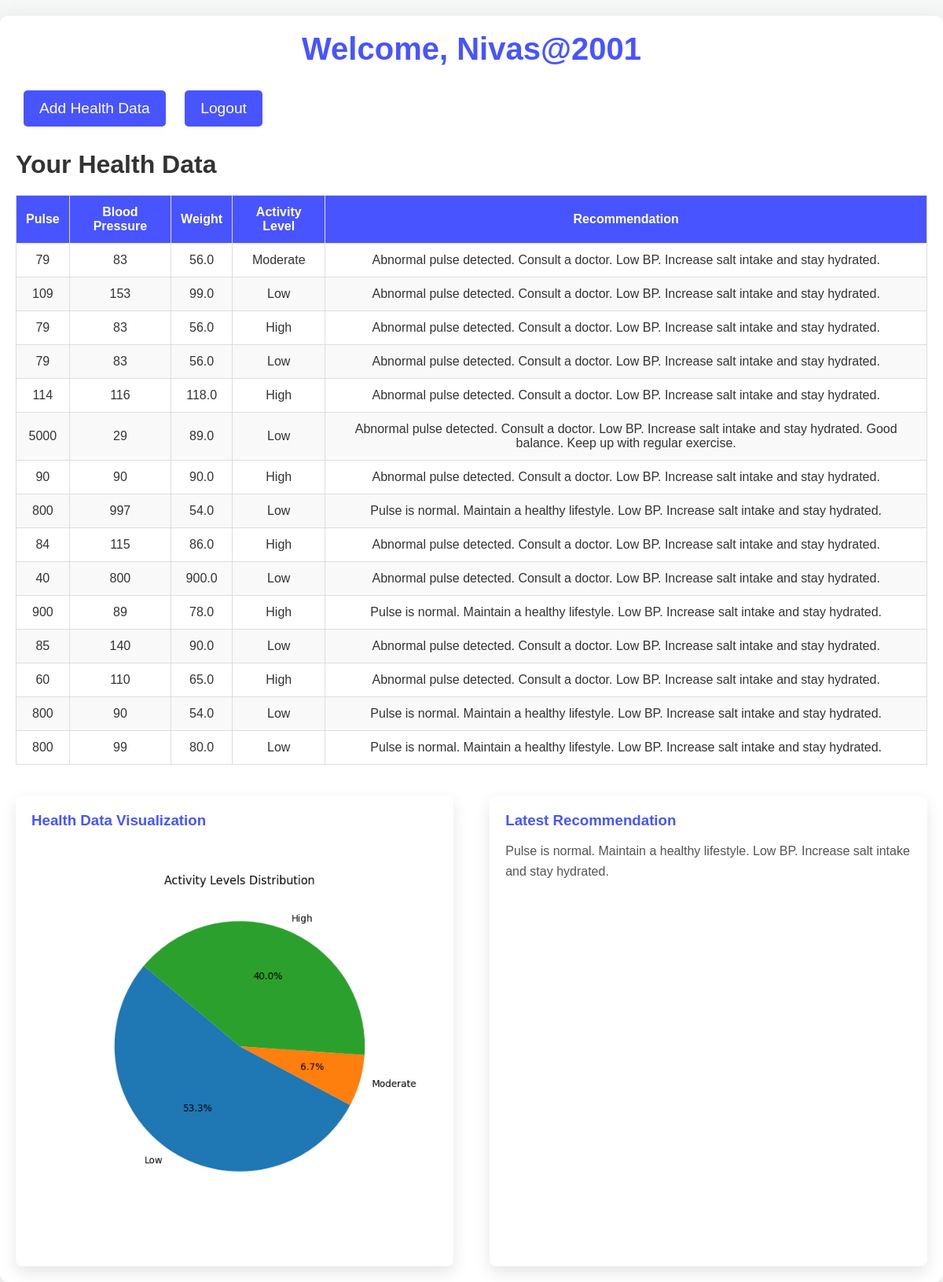
Page /dashboard (signed in) on the committed database.
### app.py (models this page shows)
class User(UserMixin, db.Model):
    id = db.Column(db.Integer, primary_key=True)
    username = db.Column(db.String(150), unique=True, nullable=False)
    password = db.Column(db.String(150), nullable=False)
    health_data = db.relationship('HealthData', back_populates='user')

class HealthData(db.Model):
    id = db.Column(db.Integer, primary_key=True)
    pulse = db.Column(db.Integer, nullable=False)
    blood_pressure = db.Column(db.String(50), nullable=False)
    weight = db.Column(db.Float, nullable=False)
    activity_level = db.Column(db.String(100), nullable=False)
    recommendation = db.Column(db.String(255), nullable=True)
    user_id = db.Column(db.Integer, db.ForeignKey('user.id'), nullable=False)
    user = db.relationship('User', back_populates="health_data")

### app.py (the view)
@app.route('/dashboard')
@login_required
def dashboard():
    health_data = HealthData.query.filter_by(user_id=current_user.id).all()
    latest_recommendation = health_data[-1].recommendation if health_data else "No recommendations yet."
    return render_template('dashboard.html', health_data=health_data, latest_recommendation=latest_recommendation)

### app.py (called while the page is built)
@login_manager.user_loader
def load_user(user_id):
    return db.session.get(User, int(user_id))

### templates/dashboard.html (shortened to what this page needs)
<!DOCTYPE html>
<html lang="en">
<head>
</head>
<body>
    <div class="container">
        <h1>Welcome, {{ current_user.username }}</h1>
        <a href="{{ url_for('add_data') }}" class="btn">Add Health Data</a>
        <a href="{{ url_for('logout') }}" class="btn">Logout</a>
        <h2>Your Health Data</h2>
        <table>
            <thead>
                <tr>
                    <th>Pulse</th>
                    <th>Blood Pressure</th>
                    <th>Weight</th>
                    <th>Activity Level</th>
                    <th>Recommendation</th>
                </tr>
            </thead>
            <tbody>
                {% for data in health_data %}
                <tr>
                    <td>{{ data.pulse }}</td>
                    <td>{{ data.blood_pressure }}</td>
                    <td>{{ data.weight }}</td>
                    <td>{{ data.activity_level }}</td>
                    <td>{{ data.recommendation }}</td>
                </tr>
                {% endfor %}
            </tbody>
        </table>
        <div class="bottom-section">
            <div class="visualization">
                <h3>Health Data Visualization</h3>
                <img src="{{ url_for('health_data_plot') }}" alt="Health Data Visualization">
            </div>
            <div class="recommendation">
                <h3>Latest Recommendation</h3>
                <p>{{ latest_recommendation }}</p>
            </div>
        </div>
    </div>
</body>
</html>

### templates/dashboard.html (style rules this page uses)
* { margin: 0; padding: 0; box-sizing: border-box; }
body { font-family: 'Arial', sans-serif; background-color: #f4f7f6; color: #333; display: flex; justify-content: flex-start; align-items: flex-start; min-height: 100vh; flex-direction: column; padding-top: 20px; }
.container { width: 100%; max-width: 1200px; padding: 20px; margin: 0 auto; background-color: #ffffff; box-shadow: 0 8px 30px rgba(0, 0, 0, 0.1); border-radius: 10px; }
h1 { font-size: 2.5rem; color: #4854ff; margin-bottom: 20px; text-align: center; }
a.btn { display: inline-block; padding: 12px 20px; margin: 10px; background-color: #4854ff; color: white; text-decoration: none; border-radius: 5px; font-size: 1.2rem; text-align: center; transition: background-color 0.3s ease; }
h2 { font-size: 2rem; margin: 20px 0; color: #333; }
table { width: 100%; border-collapse: collapse; margin-bottom: 30px; }
th, td { padding: 12px; text-align: center; border: 1px solid #ddd; font-size: 1rem; }
th { background-color: #4854ff; color: white; }
tr:nth-child(even) { background-color: #f9f9f9; }
.bottom-section { display: flex; justify-content: space-between; margin-top: 40px; flex-wrap: wrap; }
.visualization, .recommendation { width: 48%; padding: 20px; background-color: #ffffff; border-radius: 8px; box-shadow: 0 8px 20px rgba(0, 0, 0, 0.1); }
.visualization h3, .recommendation h3 { color: #4854ff; margin-bottom: 15px; }
.visualization img { width: 100%; height: auto; border-radius: 8px; }
.recommendation p { font-size: 1rem; color: #555; line-height: 1.6; }

### rows in the picture
User: username "Nivas@2001"
HealthData: pulse "79", blood_pressure "83", weight "56.0", activity_level "Moderate", recommendation "Abnormal pulse detected. Consult a doctor. Low BP. Increase salt intake and stay hydrated."
HealthData: pulse "109", blood_pressure "153", weight "99.0", activity_level "Low", recommendation "Abnormal pulse detected. Consult a doctor. Low BP. Increase salt intake and stay hydrated."
HealthData: pulse "79", blood_pressure "83", weight "56.0", activity_level "High", recommendation "Abnormal pulse detected. Consult a doctor. Low BP. Increase salt intake and stay hydrated."
HealthData: pulse "79", blood_pressure "83", weight "56.0", activity_level "Low", recommendation "Abnormal pulse detected. Consult a doctor. Low BP. Increase salt intake and stay hydrated."
HealthData: pulse "114", blood_pressure "116", weight "118.0", activity_level "High", recommendation "Abnormal pulse detected. Consult a doctor. Low BP. Increase salt intake and stay hydrated."
HealthData: pulse "5000", blood_pressure "29", weight "89.0", activity_level "Low", recommendation "Abnormal pulse detected. Consult a doctor. Low BP. Increase salt intake and stay hydrated. Good balance. Keep up with regular exercise."
HealthData: pulse "90", blood_pressure "90", weight "90.0", activity_level "High", recommendation "Abnormal pulse detected. Consult a doctor. Low BP. Increase salt intake and stay hydrated."
HealthData: pulse "800", blood_pressure "997", weight "54.0", activity_level "Low", recommendation "Pulse is normal. Maintain a healthy lifestyle. Low BP. Increase salt intake and stay hydrated."
HealthData: pulse "84", blood_pressure "115", weight "86.0", activity_level "High", recommendation "Abnormal pulse detected. Consult a doctor. Low BP. Increase salt intake and stay hydrated."
HealthData: pulse "40", blood_pressure "800", weight "900.0", activity_level "Low", recommendation "Abnormal pulse detected. Consult a doctor. Low BP. Increase salt intake and stay hydrated."
HealthData: pulse "900", blood_pressure "89", weight "78.0", activity_level "High", recommendation "Pulse is normal. Maintain a healthy lifestyle. Low BP. Increase salt intake and stay hydrated."
HealthData: pulse "85", blood_pressure "140", weight "90.0", activity_level "Low", recommendation "Abnormal pulse detected. Consult a doctor. Low BP. Increase salt intake and stay hydrated."
HealthData: pulse "60", blood_pressure "110", weight "65.0", activity_level "High", recommendation "Abnormal pulse detected. Consult a doctor. Low BP. Increase salt intake and stay hydrated."
HealthData: pulse "800", blood_pressure "90", weight "54.0", activity_level "Low", recommendation "Pulse is normal. Maintain a healthy lifestyle. Low BP. Increase salt intake and stay hydrated."
HealthData: pulse "800", blood_pressure "99", weight "80.0", activity_level "Low", recommendation "Pulse is normal. Maintain a healthy lifestyle. Low BP. Increase salt intake and stay hydrated."
